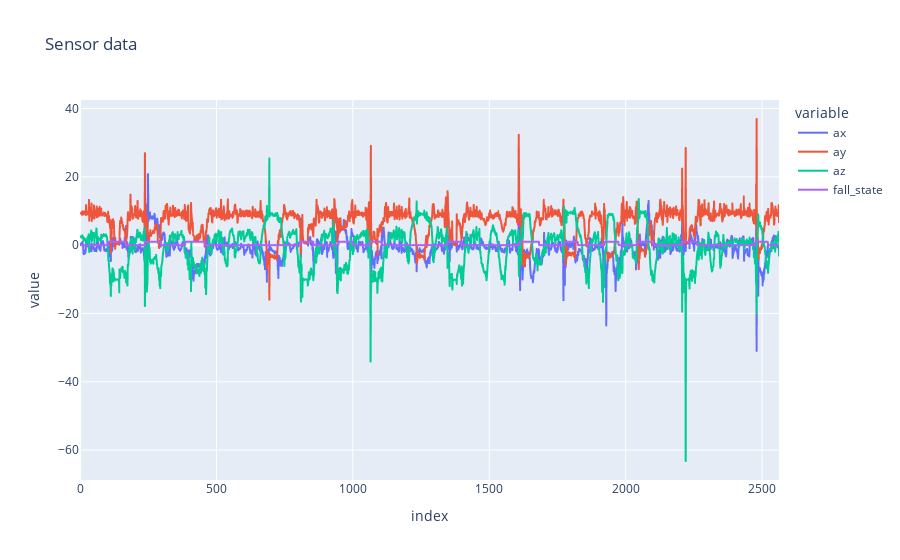

This figure's notebook cell:
### Code cell
import plotly.express as px

fig = px.line(sensor, x=sensor.index, y=["ax", "ay", "az", "fall_state"], title='Sensor data')
fig.show()

### Figure 1 — Plotly figure (JSON) as saved in the notebook; plotly's stock layout.template omitted (floating-point values rounded to 4 significant figures; data arrays with more than 128 entries replaced by an {"elided": "..."} marker saying what was removed)
{"data": [{"hovertemplate": "variable=ax<br>index=%{x}<br>value=%{y}<extra></extra>", "legendgroup": "ax", "line": {"color": "#636efa", "dash": "solid"}, "marker": {"symbol": "circle"}, "mode": "lines", "name": "ax", "showlegend": true, "type": "scattergl", "x": {"elided": "2563 int values"}, "xaxis": "x", "y": {"elided": "2563 float values"}, "yaxis": "y"}, {"hovertemplate": "variable=ay<br>index=%{x}<br>value=%{y}<extra></extra>", "legendgroup": "ay", "line": {"color": "#EF553B", "dash": "solid"}, "marker": {"symbol": "circle"}, "mode": "lines", "name": "ay", "showlegend": true, "type": "scattergl", "x": {"elided": "2563 int values"}, "xaxis": "x", "y": {"elided": "2563 float values"}, "yaxis": "y"}, {"hovertemplate": "variable=az<br>index=%{x}<br>value=%{y}<extra></extra>", "legendgroup": "az", "line": {"color": "#00cc96", "dash": "solid"}, "marker": {"symbol": "circle"}, "mode": "lines", "name": "az", "showlegend": true, "type": "scattergl", "x": {"elided": "2563 int values"}, "xaxis": "x", "y": {"elided": "2563 float values"}, "yaxis": "y"}, {"hovertemplate": "variable=fall_state<br>index=%{x}<br>value=%{y}<extra></extra>", "legendgroup": "fall_state", "line": {"color": "#ab63fa", "dash": "solid"}, "marker": {"symbol": "circle"}, "mode": "lines", "name": "fall_state", "showlegend": true, "type": "scattergl", "x": {"elided": "2563 int values"}, "xaxis": "x", "y": {"elided": "2563 int values"}, "yaxis": "y"}], "layout": {"legend": {"title": {"text": "variable"}, "tracegroupgap": 0}, "title": {"text": "Sensor data"}, "xaxis": {"anchor": "y", "domain": [0, 1], "title": {"text": "index"}}, "yaxis": {"anchor": "x", "domain": [0, 1], "title": {"text": "value"}}}}
